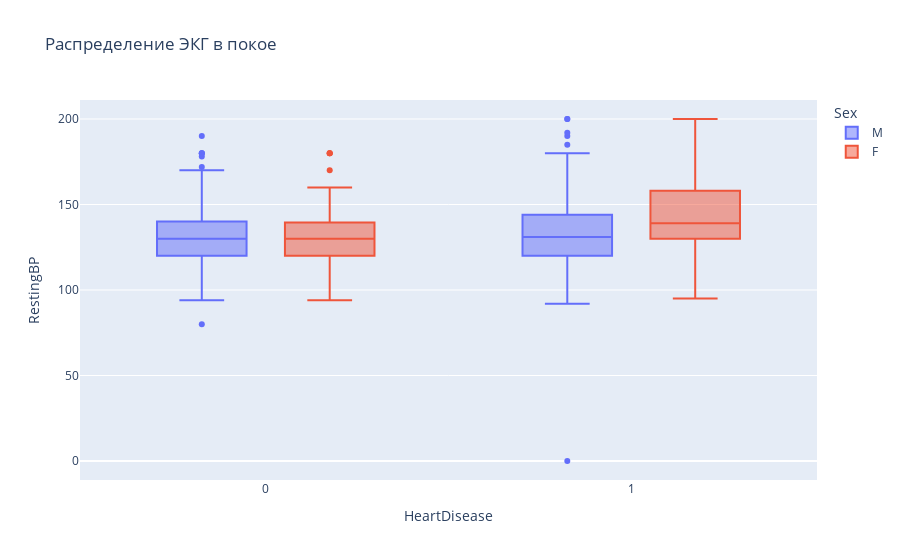

Notebook cell for this chart:
### Code cell
fig = px.box(df,y="RestingBP",x="HeartDisease",title=f"Распределение ЭКГ в покое",color="Sex")
fig.show()

### Figure 1 — Plotly figure (JSON) as saved in the notebook; plotly's stock layout.template omitted (floating-point values rounded to 4 significant figures; data arrays with more than 128 entries replaced by an {"elided": "..."} marker saying what was removed)
{"data": [{"alignmentgroup": "True", "hovertemplate": "Sex=M<br>HeartDisease=%{x}<br>RestingBP=%{y}<extra></extra>", "legendgroup": "M", "marker": {"color": "#636efa"}, "name": "M", "notched": false, "offsetgroup": "M", "orientation": "v", "showlegend": true, "type": "box", "x": {"elided": "725 int values"}, "x0": " ", "xaxis": "x", "y": {"elided": "725 int values"}, "y0": " ", "yaxis": "y"}, {"alignmentgroup": "True", "hovertemplate": "Sex=F<br>HeartDisease=%{x}<br>RestingBP=%{y}<extra></extra>", "legendgroup": "F", "marker": {"color": "#EF553B"}, "name": "F", "notched": false, "offsetgroup": "F", "orientation": "v", "showlegend": true, "type": "box", "x": {"elided": "193 int values"}, "x0": " ", "xaxis": "x", "y": {"elided": "193 int values"}, "y0": " ", "yaxis": "y"}], "layout": {"boxmode": "group", "legend": {"title": {"text": "Sex"}, "tracegroupgap": 0}, "title": {"text": "Распределение ЭКГ в покое"}, "xaxis": {"anchor": "y", "domain": [0, 1], "title": {"text": "HeartDisease"}}, "yaxis": {"anchor": "x", "domain": [0, 1], "title": {"text": "RestingBP"}}}}
